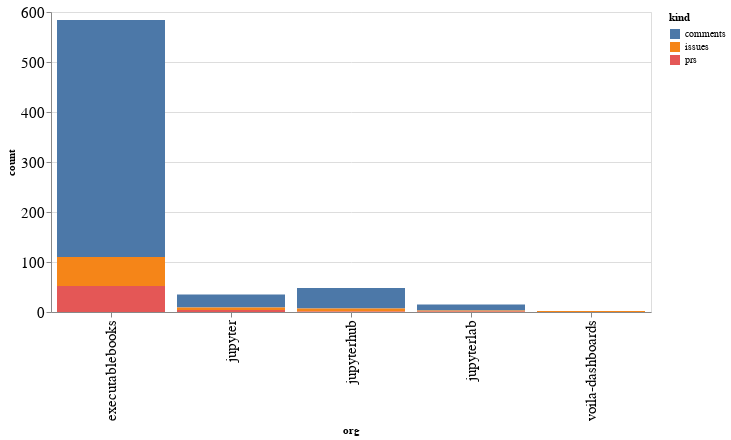

Notebook code for this chart:
### Code cell
alt.Chart(org_summaries, width=600).mark_bar().encode(
    x='org',
    y='count',
    color='kind',
    tooltip="org"
)

### Figure 1 — Vega-Lite specification as saved in the notebook (floating-point values rounded to 4 significant figures)
{"config": {"axisLeft": {"labelFontSize": 15}, "axisBottom": {"labelFontSize": 15}}, "data": {"name": "data-673be9caa5c9c2f86a1d294d03a9cdfe"}, "mark": "bar", "encoding": {"color": {"type": "nominal", "field": "kind"}, "tooltip": {"type": "nominal", "field": "org"}, "x": {"type": "nominal", "field": "org"}, "y": {"type": "quantitative", "field": "count"}}, "width": 600, "$schema": "https://vega.github.io/schema/vega-lite/v4.8.1.json", "datasets": {"data-673be9caa5c9c2f86a1d294d03a9cdfe": [{"org": "executablebooks", "kind": "comments", "count": 474}, {"org": "executablebooks", "kind": "issues", "count": 58}, {"org": "executablebooks", "kind": "prs", "count": 52}, {"org": "jupyter", "kind": "comments", "count": 26}, {"org": "jupyter", "kind": "issues", "count": 5}, {"org": "jupyter", "kind": "prs", "count": 4}, {"org": "jupyterhub", "kind": "comments", "count": 41}, {"org": "jupyterhub", "kind": "issues", "count": 6}, {"org": "jupyterhub", "kind": "prs", "count": 1}, {"org": "jupyterlab", "kind": "comments", "count": 12}, {"org": "jupyterlab", "kind": "issues", "count": 2}, {"org": "jupyterlab", "kind": "prs", "count": 1}, {"org": "voila-dashboards", "kind": "issues", "count": 2}]}}
